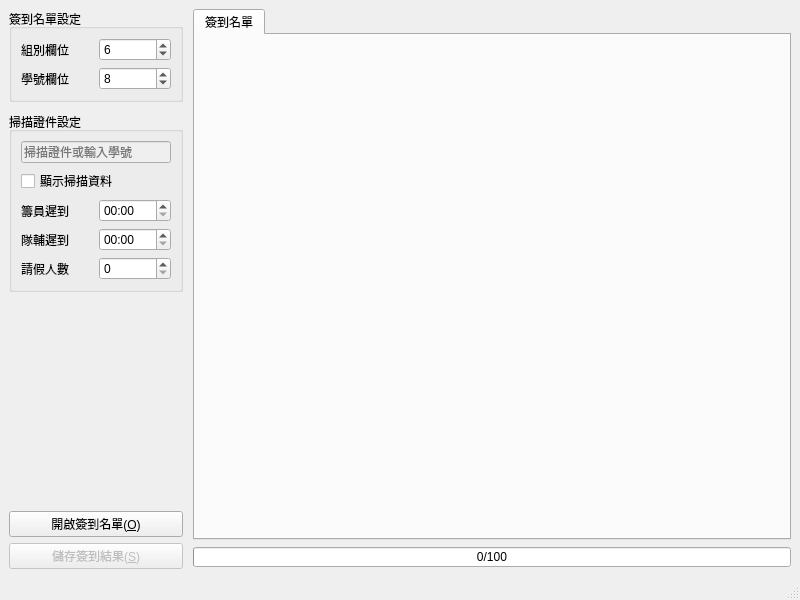
<?xml version="1.0" encoding="UTF-8"?>
<ui version="4.0">
 <class>MainWindow</class>
 <widget class="QMainWindow" name="MainWindow">
  <property name="geometry">
   <rect>
    <x>0</x>
    <y>0</y>
    <width>800</width>
    <height>600</height>
   </rect>
  </property>
  <property name="windowTitle">
   <string>ntuoc13-punch-clock</string>
  </property>
  <widget class="QWidget" name="centralwidget">
   <layout class="QHBoxLayout" name="horizontalLayout">
    <property name="spacing">
     <number>10</number>
    </property>
    <property name="leftMargin">
     <number>9</number>
    </property>
    <property name="topMargin">
     <number>9</number>
    </property>
    <property name="rightMargin">
     <number>9</number>
    </property>
    <property name="bottomMargin">
     <number>9</number>
    </property>
    <item>
     <layout class="QVBoxLayout" name="verticalLayout">
      <item>
       <widget class="QGroupBox" name="groupBox">
        <property name="title">
         <string>簽到名單設定</string>
        </property>
        <layout class="QVBoxLayout" name="verticalLayout_3">
         <item>
          <layout class="QGridLayout" name="gridLayout" columnstretch="0,0">
           <item row="1" column="1">
            <widget class="AlphabetSpinBox" name="uiGrpColSpn">
             <property name="minimum">
              <number>1</number>
             </property>
             <property name="value">
              <number>6</number>
             </property>
            </widget>
           </item>
           <item row="1" column="0">
            <widget class="QLabel" name="uiGrpColLbl">
             <property name="text">
              <string>組別欄位</string>
             </property>
             <property name="buddy">
              <cstring>uiGrpColSpn</cstring>
             </property>
            </widget>
           </item>
           <item row="2" column="0">
            <widget class="QLabel" name="uiBarColLbl">
             <property name="text">
              <string>學號欄位</string>
             </property>
             <property name="buddy">
              <cstring>uiBarColSpn</cstring>
             </property>
            </widget>
           </item>
           <item row="2" column="1">
            <widget class="AlphabetSpinBox" name="uiBarColSpn">
             <property name="minimum">
              <number>1</number>
             </property>
             <property name="value">
              <number>8</number>
             </property>
            </widget>
           </item>
          </layout>
         </item>
        </layout>
       </widget>
      </item>
      <item>
       <widget class="QGroupBox" name="groupBox_2">
        <property name="title">
         <string>掃描證件設定</string>
        </property>
        <layout class="QVBoxLayout" name="verticalLayout_5">
         <item>
          <layout class="QVBoxLayout" name="verticalLayout_4">
           <item>
            <widget class="FocusAwareLineEdit" name="uiInputEdit">
             <property name="enabled">
              <bool>false</bool>
             </property>
             <property name="sizePolicy">
              <sizepolicy hsizetype="Preferred" vsizetype="Fixed">
               <horstretch>0</horstretch>
               <verstretch>0</verstretch>
              </sizepolicy>
             </property>
             <property name="minimumSize">
              <size>
               <width>150</width>
               <height>0</height>
              </size>
             </property>
             <property name="text">
              <string/>
             </property>
             <property name="placeholderText">
              <string>掃描證件或輸入學號</string>
             </property>
             <property name="clearButtonEnabled">
              <bool>true</bool>
             </property>
            </widget>
           </item>
           <item>
            <widget class="QCheckBox" name="uiPanelChk">
             <property name="text">
              <string>顯示掃描資料</string>
             </property>
             <property name="icon">
              <iconset theme="window-new">
               <normaloff>.</normaloff>.</iconset>
             </property>
             <property name="iconSize">
              <size>
               <width>16</width>
               <height>16</height>
              </size>
             </property>
            </widget>
           </item>
           <item>
            <layout class="QGridLayout" name="gridLayout_5">
             <item row="2" column="1">
              <widget class="QSpinBox" name="uiAbsenceSpn"/>
             </item>
             <item row="2" column="0">
              <widget class="QLabel" name="uiAbsenceLbl">
               <property name="text">
                <string>請假人數</string>
               </property>
               <property name="buddy">
                <cstring>uiAbsenceSpn</cstring>
               </property>
              </widget>
             </item>
             <item row="0" column="1">
              <widget class="QTimeEdit" name="uiPmLateTime">
               <property name="displayFormat">
                <string>hh:mm</string>
               </property>
              </widget>
             </item>
             <item row="0" column="0">
              <widget class="QLabel" name="uiPmLateLbl">
               <property name="text">
                <string>籌員遲到</string>
               </property>
               <property name="buddy">
                <cstring>uiPmLateTime</cstring>
               </property>
              </widget>
             </item>
             <item row="1" column="0">
              <widget class="QLabel" name="uiTaLateLbl">
               <property name="text">
                <string>隊輔遲到</string>
               </property>
               <property name="buddy">
                <cstring>uiTaLateTime</cstring>
               </property>
              </widget>
             </item>
             <item row="1" column="1">
              <widget class="QTimeEdit" name="uiTaLateTime">
               <property name="displayFormat">
                <string>hh:mm</string>
               </property>
              </widget>
             </item>
            </layout>
           </item>
          </layout>
         </item>
        </layout>
       </widget>
      </item>
      <item>
       <spacer name="verticalSpacer">
        <property name="orientation">
         <enum>Qt::Vertical</enum>
        </property>
        <property name="sizeHint" stdset="0">
         <size>
          <width>171</width>
          <height>208</height>
         </size>
        </property>
       </spacer>
      </item>
      <item>
       <layout class="QVBoxLayout" name="verticalLayout_11">
        <property name="spacing">
         <number>6</number>
        </property>
        <item>
         <widget class="QPushButton" name="uiFileOpenBtn">
          <property name="text">
           <string>開啟簽到名單(&amp;O)</string>
          </property>
         </widget>
        </item>
        <item>
         <widget class="QPushButton" name="uiFileSaveBtn">
          <property name="enabled">
           <bool>false</bool>
          </property>
          <property name="text">
           <string>儲存簽到結果(&amp;S)</string>
          </property>
         </widget>
        </item>
       </layout>
      </item>
     </layout>
    </item>
    <item>
     <layout class="QVBoxLayout" name="verticalLayout_2">
      <property name="spacing">
       <number>5</number>
      </property>
      <item>
       <widget class="QTabWidget" name="tabWidget">
        <property name="currentIndex">
         <number>0</number>
        </property>
        <widget class="QWidget" name="uiTimesheetTab">
         <attribute name="title">
          <string>簽到名單</string>
         </attribute>
         <layout class="QHBoxLayout" name="horizontalLayout_3">
          <item>
           <widget class="PlaceholderFrame" name="uiTimesheetFrame"/>
          </item>
         </layout>
        </widget>
       </widget>
      </item>
      <item>
       <layout class="QHBoxLayout" name="horizontalLayout_4">
        <property name="topMargin">
         <number>2</number>
        </property>
        <property name="bottomMargin">
         <number>2</number>
        </property>
        <item>
         <widget class="QProgressBar" name="uiPunchStatProg">
          <property name="maximumSize">
           <size>
            <width>16777215</width>
            <height>20</height>
           </size>
          </property>
          <property name="value">
           <number>0</number>
          </property>
          <property name="format">
           <string>%v/%m</string>
          </property>
         </widget>
        </item>
       </layout>
      </item>
     </layout>
    </item>
   </layout>
  </widget>
  <widget class="QMenuBar" name="menubar">
   <property name="geometry">
    <rect>
     <x>0</x>
     <y>0</y>
     <width>800</width>
     <height>22</height>
    </rect>
   </property>
  </widget>
  <widget class="QStatusBar" name="statusbar"/>
 </widget>
 <customwidgets>
  <customwidget>
   <class>AlphabetSpinBox</class>
   <extends>QSpinBox</extends>
   <header location="global">qspreadsheet/alphabetspinbox.h</header>
  </customwidget>
  <customwidget>
   <class>PlaceholderFrame</class>
   <extends>QFrame</extends>
   <header location="global">widgets.h</header>
   <container>1</container>
  </customwidget>
  <customwidget>
   <class>FocusAwareLineEdit</class>
   <extends>QLineEdit</extends>
   <header location="global">widgets.h</header>
  </customwidget>
 </customwidgets>
 <tabstops>
  <tabstop>uiGrpColSpn</tabstop>
  <tabstop>uiBarColSpn</tabstop>
  <tabstop>uiInputEdit</tabstop>
  <tabstop>uiPanelChk</tabstop>
  <tabstop>uiPmLateTime</tabstop>
  <tabstop>uiTaLateTime</tabstop>
  <tabstop>uiAbsenceSpn</tabstop>
  <tabstop>uiFileOpenBtn</tabstop>
  <tabstop>uiFileSaveBtn</tabstop>
  <tabstop>tabWidget</tabstop>
 </tabstops>
 <resources/>
 <connections/>
</ui>
